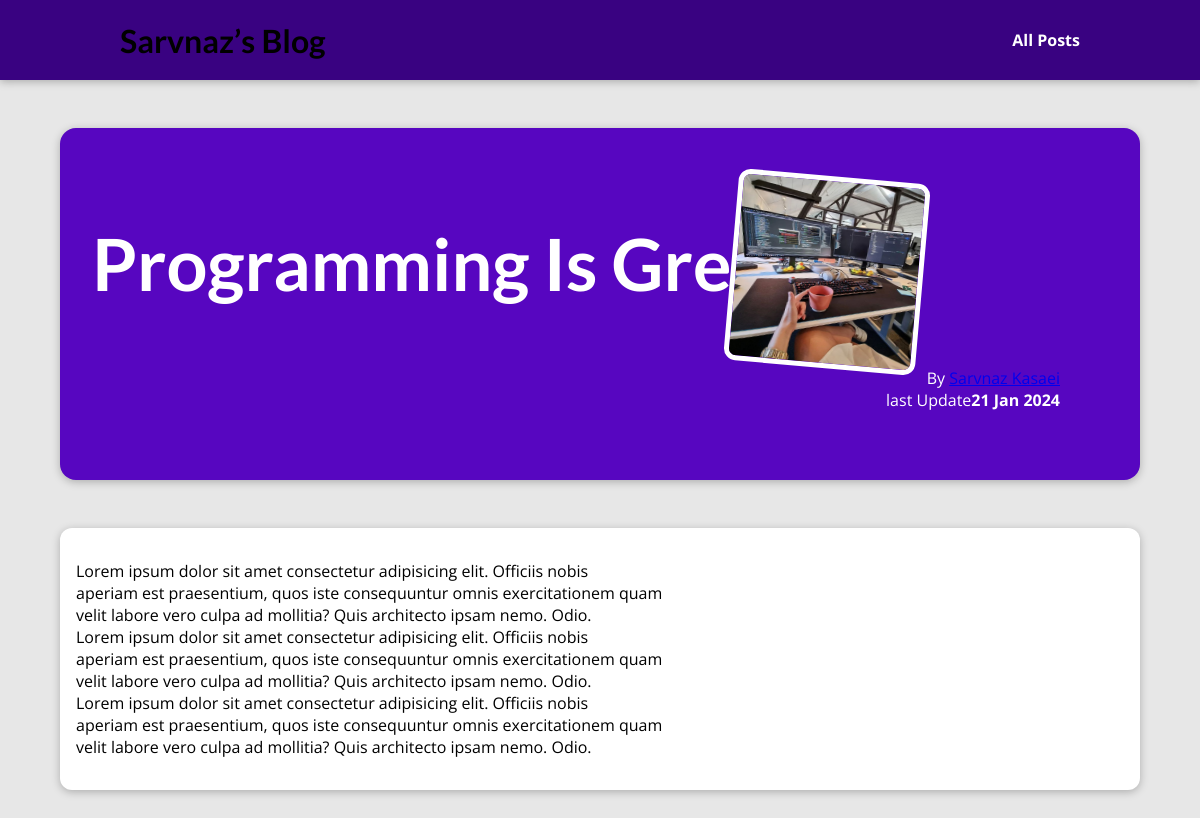
The page /path/programming-is-fun on the database its author committed.
### blog/models.py (models this page shows)
class Post(models.Model):
    title = models.CharField(max_length=150)
    excert = models.CharField(max_length=200)
    image = models.ImageField(upload_to="posts", null=True)
    date = models.DateField(auto_now=True)
    slug = models.SlugField(unique=True)
    content = models.TextField(validators=[MinLengthValidator(10)])
    author = models.ForeignKey(
        Author, on_delete=models.SET_NULL, null=True, related_name="posts")
    tags = models.ManyToManyField(Tag)

class Author(models.Model):
    first_name = models.CharField(max_length=100)
    last_name = models.CharField(max_length=100)
    email_adress = models.EmailField(max_length=254)
    def full_name(self):
        return f"{self.first_name} {self.last_name}"
    def __str__(self):
        return self.full_name()

### blog/views.py (the view)
# urls.py: path("path/<slug:slug>", views. SinglePostView.as_view(), name="post-detail-page"),
class SinglePostView(DetailView):
    template_name = "blog/post-detail.html"
    model = Post
    def get_context_data(self, **kwargs: Any):
        context = super().get_context_data(**kwargs)
        context["post_tags"] = self.object.tags.all()
        return context

### blog/templates/blog/post-detail.html (shortened to what this page needs)
{% extends "base.html" %}
{% load static %}
{% block css_files %}
<link rel="stylesheet" href="{% static "blog/post-detail.css" %}" />
{% endblock %}
{% block content %}
<section id="summary">
  <h2>{{post.title}}</h2>
  <article>
    <img src="{{ post.image.url }}" alt="{{ post.title }}" />
    <adress>By <a href="mailto:{{ post.author.email_adress }}">{{post.author}}</a></adress>
    <div>last Update<time>{{post.date|date:"d M Y" }}</time></div>
  </article>
</section>
<main>
{{post.content|linebreaks}}
</main>
{% endblock %}

### templates/base.html (shortened to what this page needs)
{% load static %}
<!DOCTYPE html>
<html lang="en">
<head>
    <link rel="stylesheet" href="{% static "app.css" %}">
    {% block css_files %}{% endblock %}
</head>
<body>
    <header id="main-navigation">
        <h1><a href="{% url "starting-page"%}"></a>Sarvnaz’s Blog</h1>
        <nav>
            <a href="{% url "posts-page" %}">All Posts</a>
        </nav>
    </header>
    {%  block content %}{% endblock %}
</body>
</html>

### static/app.css (style rules this page uses)
* { box-sizing: border-box; }
html { font-family: 'Open Sans', 'Lato', sans-serif; }
body { margin: 0; }
h1, h2, h3 { font-family: 'Lato', sans-serif; font-weight: bold; }
#main-navigation { width: 100%; height: 5rem; display: flex; justify-content: space-between; align-items: center; padding: 0 10%; position: absolute; top: 0; left: 0; }
#main-navigation a { text-decoration: none; color: white; font-weight: bold; }

### blog/static/blog/post-detail.css (style rules this page uses)
body { background-color: #e7e7e7; }
#main-navigation { background-color: #390281; box-shadow: 0 2px 8px rgba(0, 0, 0, 0.25); }
#summary { margin: 8rem auto 3rem auto; padding: 2rem; width: 90%; max-width: 90rem; border-radius: 16px; background-color: #5706c0; position: relative; box-shadow: 0 2px 8px rgba(0, 0, 0, 0.25); height: 22rem; }
#summary h2 { color: white; font-size: 4.5rem; margin-bottom: 0.25rem; }
#summary article { position: absolute; top: 2rem; right: 3rem; padding: 1rem 2rem; border-radius: 12px; text-align: right; color: white; }
#summary article img { width: 12rem; height: 12rem; border-radius: 12px; transform: rotateZ(5deg); border: 5px solid white; margin-bottom: 1rem; }
#summary time { font-weight: bold; }
main { width: 90%; max-width: 90rem; margin: 3rem auto; background-color: white; padding: 1rem; border-radius: 12px; box-shadow: 0 2px 8px rgba(0, 0, 0, 0.25); }

### rows shown on the page
Post: title "Programming Is Great!", image (picture), author "Sarvnaz Kasaei", date "21 Jan 2024", content "Lorem ipsum dolor sit amet consectetur adipisicing elit. Officiis nobis aperiam est praesentium, quos iste consequuntur omnis exercitationem quam velit labore vero culpa ad mollitia? Quis architecto ipsam nemo. Odio. Lorem ipsum dolor sit amet consectetur adipisicing elit. Officiis nobis aperiam est praesentium, quos iste consequuntur omnis exercitationem quam velit labore vero culpa ad mollitia? Quis architecto ipsam nemo. Odio. Lorem ipsum dolor sit amet consectetur adipisicing elit. Officiis nobis aperiam est praesentium, quos iste consequuntur omnis exercitationem quam velit labore vero culpa ad mollitia? Quis architecto ipsam nemo. Odio."
